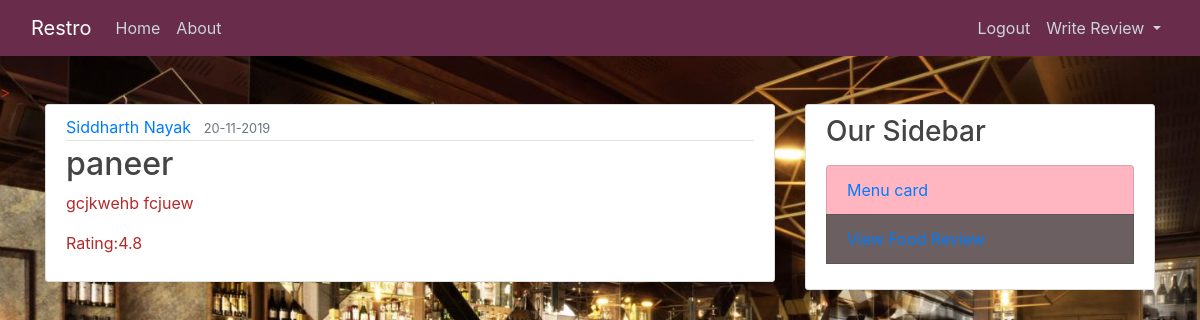
The app's page /show_food_review (signed in) with its own data.
### restro/models.py (models this page shows, shortened)
class Review_food(db.Model):
    id = db.Column(db.Integer, primary_key=True)
    item_name_food = db.Column(db.String(100), nullable=False)
    date_posted_food = db.Column(db.DateTime, nullable=False, default=datetime.utcnow)
    content_food = db.Column(db.Text, nullable=False)
    rating_food =db.Column(db.Float,nullable=False)
    user_id = db.Column(db.Integer,db.ForeignKey('user.id'), nullable=False)

class User(db.Model,UserMixin):
    id = db.Column(db.Integer, primary_key=True)
    name = db.Column(db.String(40), unique=True, nullable=False)
    email = db.Column(db.String(120), unique=True, nullable=False)
    phone_number = db.Column(db.String(10), nullable=False)
    address = db.Column(db.String(100), nullable=False)
    password = db.Column(db.String(60), nullable=False)
    review=db.relationship('Review',backref='author',lazy=True)
    review_food=db.relationship('Review_food',backref='author',lazy=True)

### restro/routes.py (the view)
@app.route("/show_food_review")
@login_required
def show_review():
    reviews=Review_food.query.all()
    return render_template('show_food_review.html',review=reviews)

### restro/models.py (called while the page is built)
@login_manager.user_loader
def load_user(user_id):
    return User.query.get(int(user_id))

### restro/routes.py (called while the page is built)
@app.context_processor
def utility_processor():
    def table_utilization(table):
        start_datetime = datetime.datetime.combine(datetime.datetime.date(datetime.datetime.now()), datetime.datetime.min.time())
        end_datetime = start_datetime + datetime.timedelta(days=1)
        num_reservations = len(Reservation.query.filter(Reservation.table==table, Reservation.reservation_time > start_datetime, Reservation.reservation_time < end_datetime).all())
        return (num_reservations / float(RESTAURANT_CLOSE_TIME - RESTAURANT_OPEN_TIME)) * 100
    return dict(table_utilization=table_utilization)

### restro/templates/show_food_review.html
{% extends "layout.html" %}
{% block content %}
    {% for review in review %}
        <article class="media content-section">
          <div class="media-body">
            <div class="article-metadata">
              <a class="mr-2" href="#">{{ review.author.name }}</a>
              <small class="text-muted">{{ review.date_posted_food.strftime('%d-%m-%Y') }}</small>
            </div>
            <h2 class="article-title">{{ review.item_name_food }}</h2>
            <p class="article-content">{{ review.content_food }}</p>
            <p class="article-content">Rating:{{ review.rating_food }}</p>
          </div>
        </article>
    {% endfor %}
{% endblock content %}

### restro/static/main.css (style rules this page uses)
body { background: #eeeaea; color: #b32a2a; margin-top: 5rem; }
h1, h2, h3, h4, h5, h6 { color: #444444; }
.content-section { background: #ffffff; padding: 10px 20px; border: 1px solid #dddddd; border-radius: 3px; margin-bottom: 20px; }
.article-title { color: #444444; }
.article-content { white-space: pre-line; }
.article-metadata { padding-bottom: 1px; margin-bottom: 4px; border-bottom: 1px solid #e3e3e3 }

### restro/templates/layout.html (style rules this page uses)
body { background-image:url("../static/m.jpg"); background-size: cover; background-repeat: no-repeat; width:100%; }

### records on screen
Review_food: author.name "Siddharth Nayak", date_posted_food "20-11-2019", item_name_food "paneer", content_food "gcjkwehb fcjuew", rating_food "4.8"
